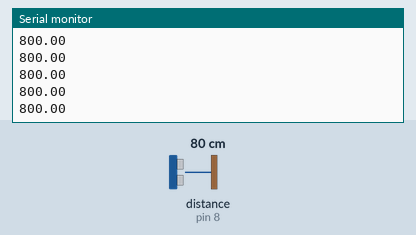
Simulated run of this sketch. Board: Arduino Uno, built with avr-gcc and run on an emulated ATmega328P. Shown: the last lines printed to the serial monitor. Inputs (shaded band) come from the test bench; at power-on: distance to the obstacle (sensor on pin 8) 80 cm. The echo pulse lasts 58.3 µs per cm.

Above: at 1.2 s.
1.3 s: distance to the obstacle (sensor on pin 8) set to 2 cm
At 1.72 s:
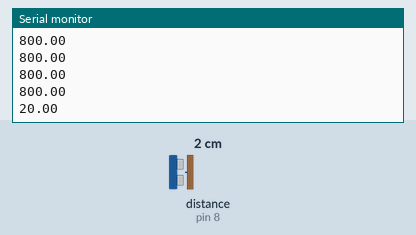
2.8 s: distance to the obstacle (sensor on pin 8) set to 4 cm
At 2.97 s:
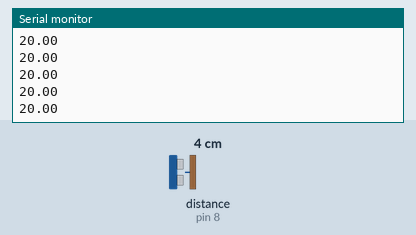
Timing chart, 0 to 5.8 s (numbered marks = the images above; inputs shaded):
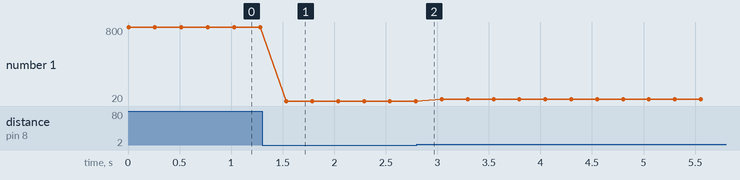

The sketch:

US_l_test.ino
```cpp
#include <hcsr04.h>

#define TRIG_PIN 9
#define ECHO_PIN 8

HCSR04 hcsr04(TRIG_PIN, ECHO_PIN, 20, 4000);

void setup(){
    Serial.begin(9600);
}

void loop() {

    // Output the distance in mm
  Serial.println(hcsr04.distanceInMillimeters());

    // Output information about the device, driver, and distance in Bifrost JSON format
    //Serial.println(hcsr04.ToString());

    delay(250);
}
```

Measured:
- after the input at 1.3 s, the serial monitor: prints a new line after 0.24 s (image 1)
- plotted number 1: 800 → 20 after the input at 1.3 s, 20 → 40 after the input at 2.8 s
